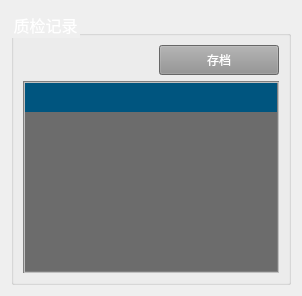
        <widget class="QWidget" name="tab_qualityInspectionRecord">
         <attribute name="title">
          <string>质检记录</string>
         </attribute>
         <layout class="QGridLayout" name="gridLayout_14">
          <item row="0" column="0">
           <widget class="QGroupBox" name="groupBox_4">
            <property name="font">
             <font>
              <pointsize>12</pointsize>
             </font>
            </property>
            <property name="styleSheet">
             <string notr="true">color: rgb(255, 255, 255);</string>
            </property>
            <property name="title">
             <string>质检记录</string>
            </property>
            <layout class="QGridLayout" name="gridLayout_13">
             <item row="1" column="0">
              <widget class="tableViewQualityInspectionRecord" name="tableView_qualityInspectionRecord">
               <property name="styleSheet">
                <string notr="true">QTableView{
    color: white;                                       /*表格内文字颜色*/
    gridline-color: black;                              /*表格内框颜色*/
    background-color: rgb(108, 108, 108);               /*表格内背景色*/
    alternate-background-color: rgb(64, 64, 64);
    selection-color: white;                             /*选中区域的文字颜色*/ 
    selection-background-color: transparent;       /*选中区域的背景色*/
    border: 2px groove gray;
    border-radius: 0px;
    padding: 0px 0px;
    /*background-color: rgb(250, 250, 115);*/
    /*alternate-background-color: rgb(141, 163, 215);*/
}
QHeaderView{
    color: white;
    font: bold 10pt;
    background-color: rgb(0, 85, 127);/*设置表头空白区域背景色*/
    border: 0px solid rgb(144, 144, 144);
    border:0px solid rgb(191,191,191);
    border-left-color: rgba(255, 255, 255, 0);
    border-top-color: rgba(255, 255, 255, 0);
    border-radius:0px;
    min-height:29px;
}
QHeaderView#hHeader::section {
    background-color:darkcyan;
    color: red;
    padding-left: 4px;
    border: 1px solid #6c6c6c;
    height:40;
    width:300;
    selection-background-color: rgb(0, 85, 127);
}
QHeaderView#vHeader::section {
    background-color: #000000;
    color: white;
    padding-left: 4px;
    border: 1px solid #6c6c6c;
    width:30;
}</string>
               </property>
              </widget>
             </item>
             <item row="0" column="0">
              <layout class="QHBoxLayout" name="horizontalLayout_8">
               <property name="leftMargin">
                <number>0</number>
               </property>
               <property name="topMargin">
                <number>0</number>
               </property>
               <item>
                <spacer name="horizontalSpacer_10">
                 <property name="orientation">
                  <enum>Qt::Horizontal</enum>
                 </property>
                 <property name="sizeHint" stdset="0">
                  <size>
                   <width>40</width>
                   <height>20</height>
                  </size>
                 </property>
                </spacer>
               </item>
               <item>
                <widget class="QToolButton" name="toolButton_inspection">
                 <property name="minimumSize">
                  <size>
                   <width>120</width>
                   <height>30</height>
                  </size>
                 </property>
                 <property name="font">
                  <font>
                   <pointsize>9</pointsize>
                  </font>
                 </property>
                 <property name="styleSheet">
                  <string notr="true">QToolButton#toolButton_inspection{	
color: rgb(255, 255, 255);
background-color: rgb(144, 144, 144);
}
QToolButton#toolButton_inspection:disabled{
        background-color: rgb(144, 144, 144);
		color: #bbbbbb;
		outline: none;
		border-style:inset;
    }</string>
                 </property>
                 <property name="text">
                  <string>存档</string>
                 </property>
                </widget>
               </item>
              </layout>
             </item>
            </layout>
           </widget>
          </item>
         </layout>
        </widget>
